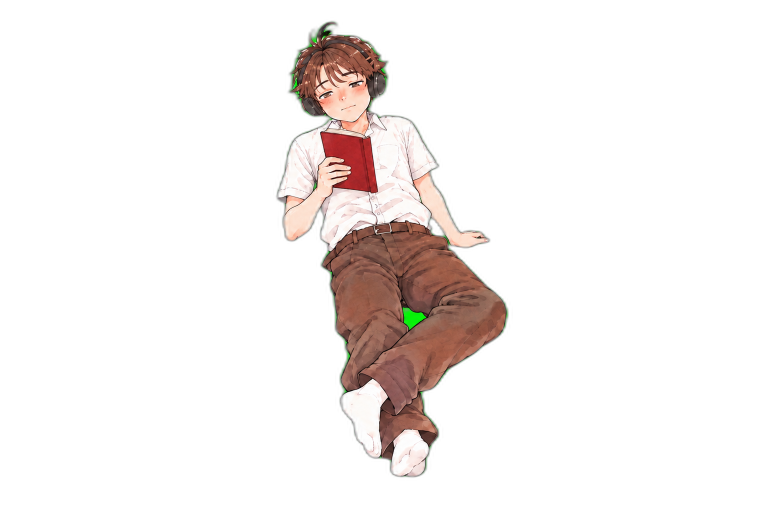
#> input picture assets/book_reading/transition-1-cutout.png, 1533 x 1026 px (shown at 1/2 size)
$ python build_frame.py
#> lines starting #> are read from the running program, lines starting #| are printed output that depends on the picture; after the words box and inside, x2 and y2 are one past the last pixel; in counts of white or black regions, pixels touching at a corner belong together
from pathlib import Path

import numpy as np
from PIL import Image


HERE = Path(__file__).resolve().parent
CANVAS_SIZE = (1080, 723)

def remove_green_spill(image):
    pixels = np.array(image.convert("RGBA"))
#> pixels is the input picture: shape (1026, 1533, 4); mean R, G, B, A 22.6, 18.2, 16.4, 33
    red = pixels[:, :, 0].astype(np.int16)
    green = pixels[:, :, 1].astype(np.int16)
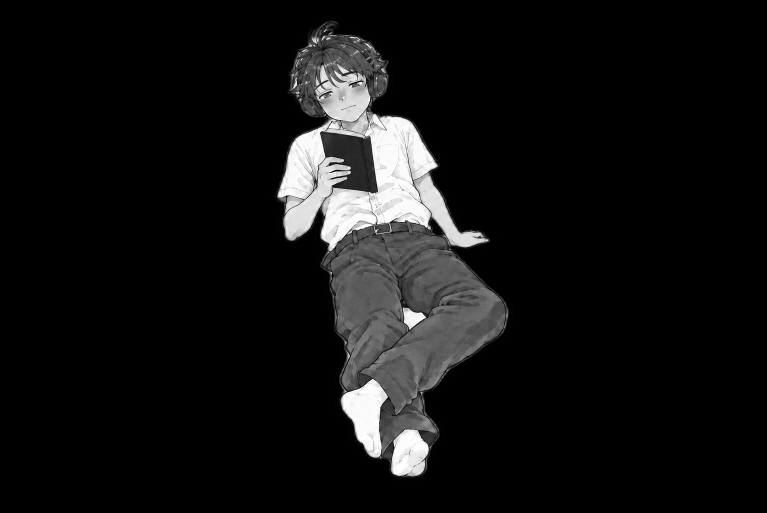
#> green: shape (1026, 1533) int16 (shown at 1/2 size); min 0, max 255, mean 18.2
    blue = pixels[:, :, 2].astype(np.int16)
    excess = green - np.maximum(red, blue)
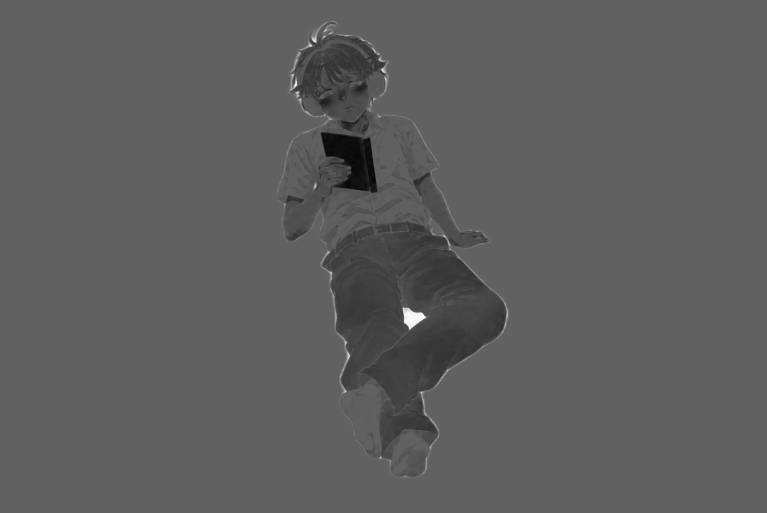
#> excess: shape (1026, 1533) int16 (shown at 1/2 size); min -154, max 250, mean -4.5; drawn with min black and max white
    chroma_alpha = np.clip((55 - excess) * (255 / 45), 0, 255).astype(np.uint8)
    pixels[:, :, 3] = np.minimum(pixels[:, :, 3], chroma_alpha)
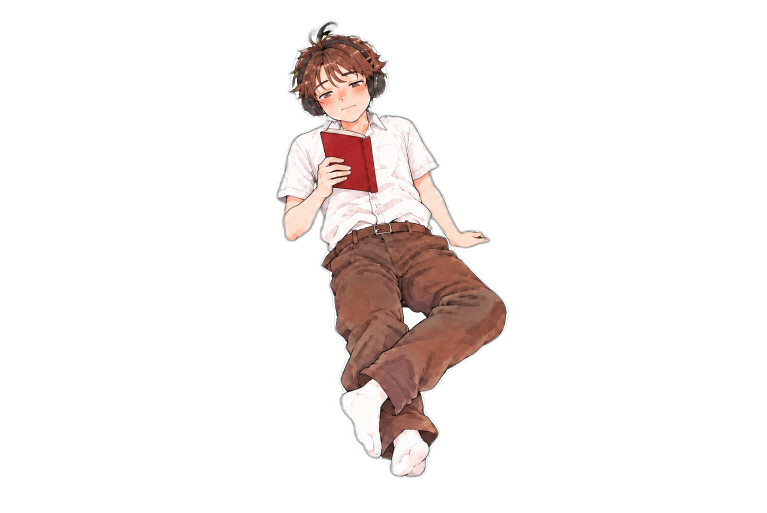
#> pixels: shape (1026, 1533, 4) (shown at 1/2 size); 0.39% of pixels changed, all inside (x1, y1, x2, y2) = (555, 43, 1017, 954); transparent parts drawn white
    edge = pixels[:, :, 3] < 250
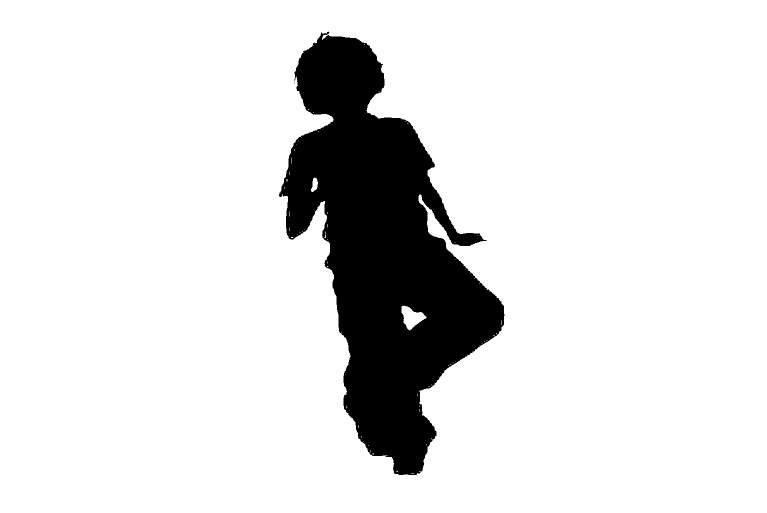
#> edge: shape (1026, 1533) bool (shown at 1/2 size); 87.9% white; 2 black regions (1 under 20 px), largest, box (x1, y1, x2, y2) and area: (558, 63, 1009, 950) 190105
    pixels[:, :, 1][edge] = np.minimum(
        pixels[:, :, 1][edge],
        np.maximum(pixels[:, :, 0][edge], pixels[:, :, 2][edge]) + 6,
    )
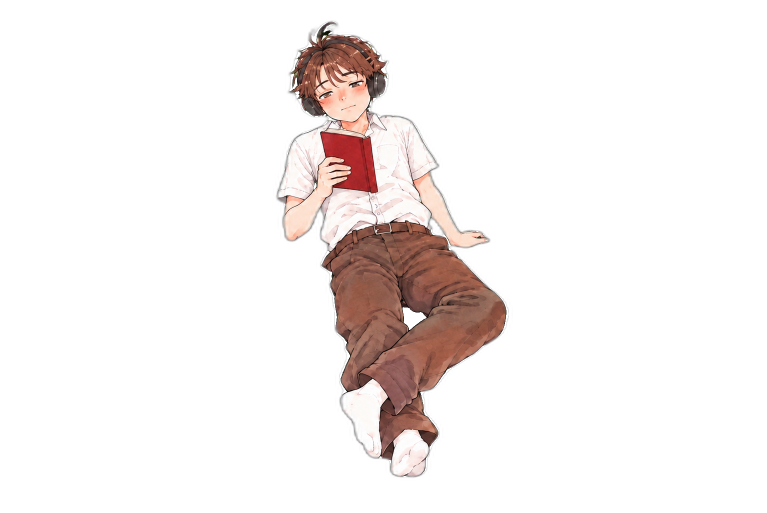
#> pixels: shape (1026, 1533, 4) (shown at 1/2 size); 0.85% of pixels changed, all inside (x1, y1, x2, y2) = (551, 40, 1018, 956); transparent parts drawn white
    return Image.fromarray(pixels, "RGBA")


for source_name, output_name in (
    ("transition-1-cutout.png", "transition-1-fitted.png"),
    ("transition-2-cutout.png", "transition-2-fitted.png"),
    ("reading-boy-cutout.png", "reading-boy-fitted.png"),
    ("reading-boy-slot-green.png", "reading-boy-slot-fitted.png"),
):
    source = remove_green_spill(Image.open(HERE / source_name))
    source = source.crop(source.getchannel("A").getbbox())
    target_height = 430
    target_width = round(source.width * target_height / source.height)
#> target_width = 226
    source = source.resize((target_width, target_height), Image.Resampling.LANCZOS)
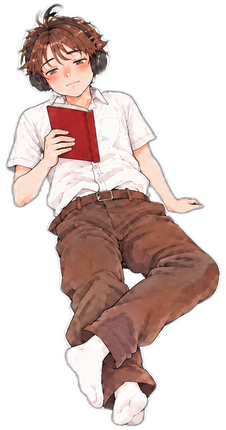
#> source: PIL image 226x430 RGBA; mean R, G, B, A 78.8, 61.7, 57.1, 113.2; transparent parts drawn white

    canvas = Image.new("RGBA", CANVAS_SIZE, (0, 0, 0, 0))
#> canvas: PIL image 1080x723 RGBA; every value is 0
    canvas.alpha_composite(source, (round(490 - target_width / 2), 116))
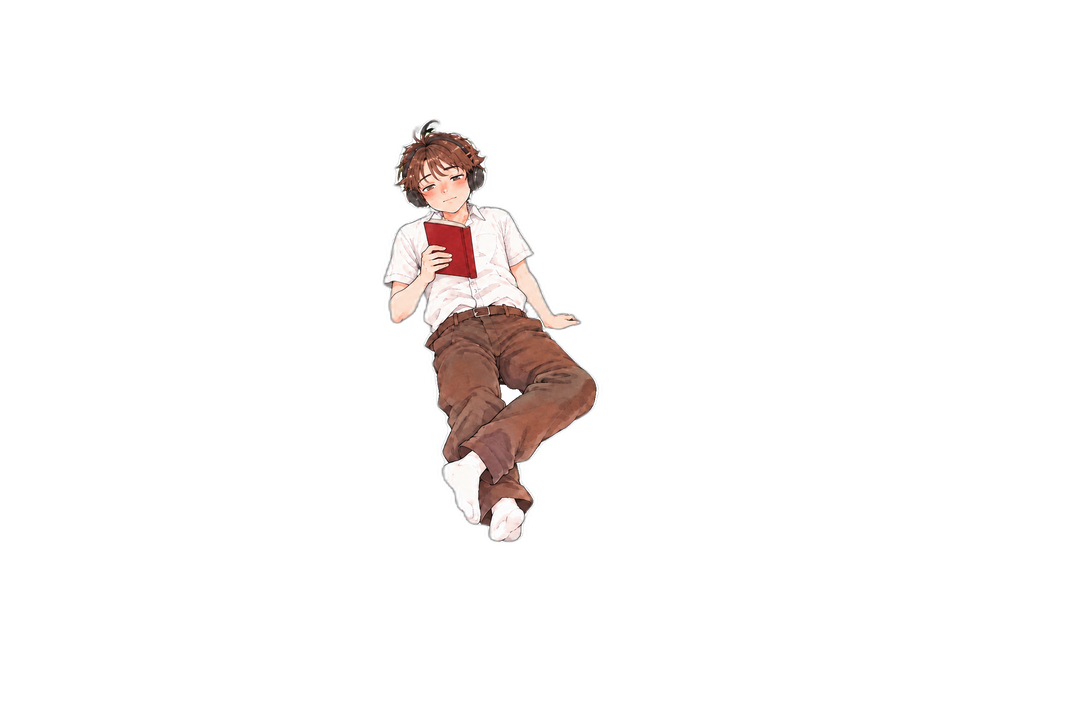
#> canvas: PIL image 1080x723 RGBA; mean R, G, B, A 9.8, 7.7, 7.1, 14.1; transparent parts drawn white
    canvas.save(HERE / output_name, optimize=True)
#> pass 2 of the loop `for source_name, output_name in (`:
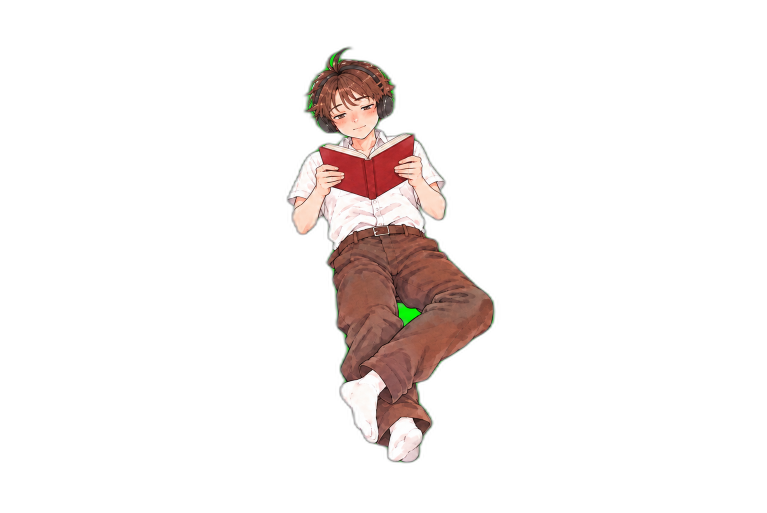
#> input picture assets/book_reading/transition-2-cutout.png, 1533 x 1026 px (shown at 1/2 size)
#> in remove_green_spill, pixels is the input picture: shape (1026, 1533, 4); mean R, G, B, A 17.8, 13.5, 12.1, 26.9
#> in remove_green_spill (call 2), `edge = pixels[:, :, 3] < 250`:
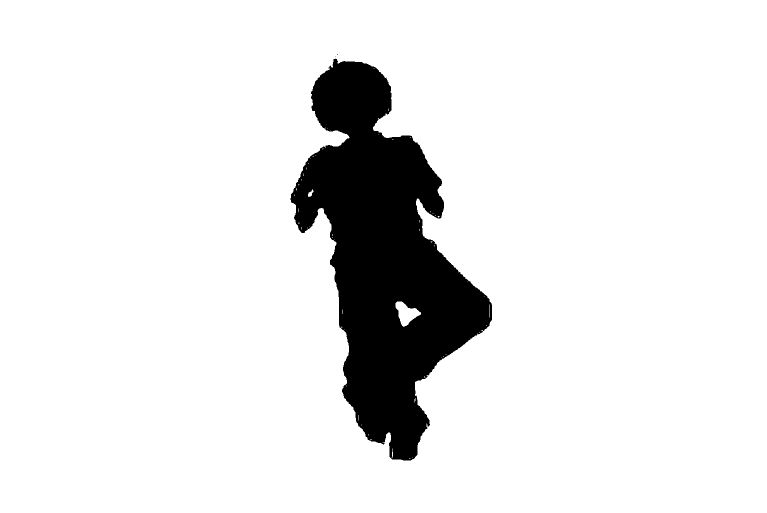
#> edge: shape (1026, 1533) bool (shown at 1/2 size); 90.2% white; 3 black regions (2 under 20 px), largest, box (x1, y1, x2, y2) and area: (581, 117, 984, 921) 154277
#> `canvas.alpha_composite(source, (round(490 - target_width / 2), 116))`:
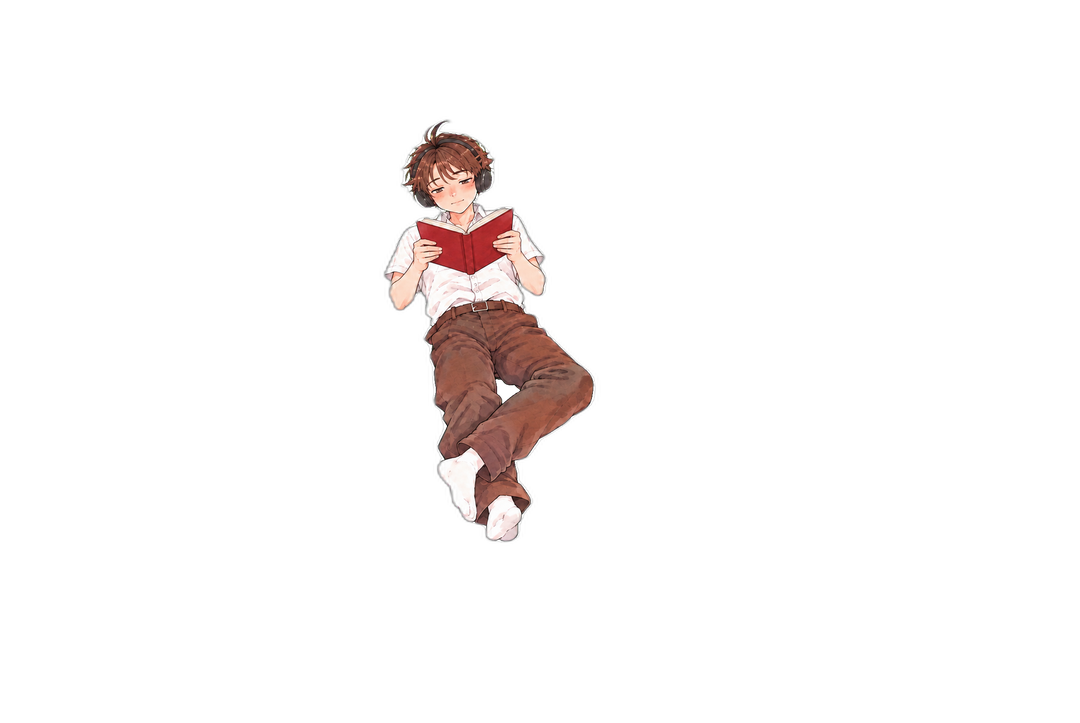
#> canvas: PIL image 1080x723 RGBA; mean R, G, B, A 9.2, 6.8, 6.3, 13.7; transparent parts drawn white
#> pass 3 of the loop `for source_name, output_name in (`:
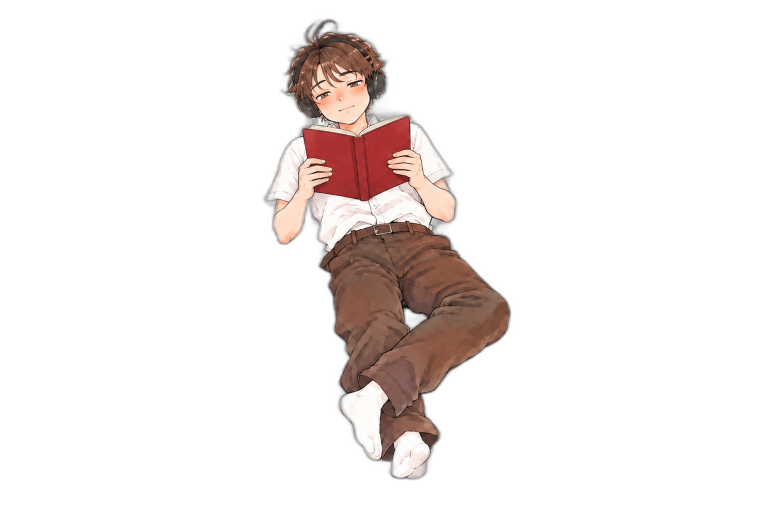
#> input picture assets/book_reading/reading-boy-cutout.png, 1533 x 1026 px (shown at 1/2 size)
#> in remove_green_spill, pixels is the input picture: shape (1026, 1533, 4); mean R, G, B, A 22.5, 17.2, 15.7, 34.6
#> chroma_alpha: shape (1026, 1533); every value is 255
#> in remove_green_spill (call 3), `edge = pixels[:, :, 3] < 250`:
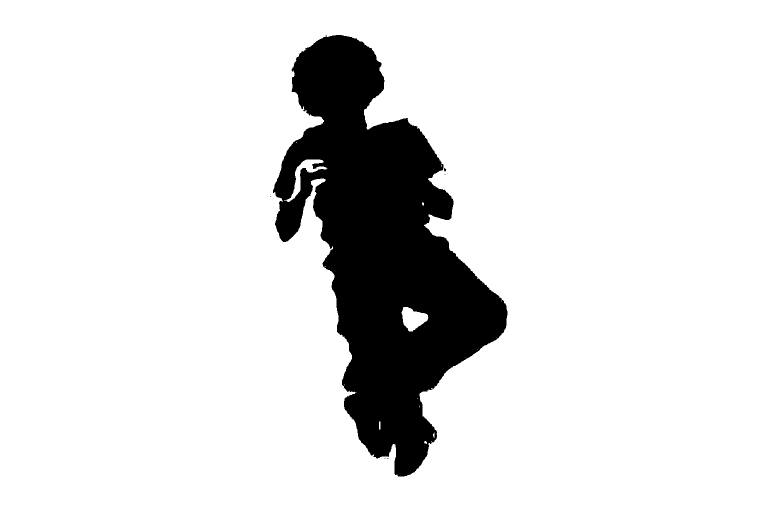
#> edge: shape (1026, 1533) bool (shown at 1/2 size); 87.7% white; 9 black regions (7 under 20 px), largest, box (x1, y1, x2, y2) and area: (546, 70, 1015, 953) 193293, (888, 336, 892, 343) 21
#> `canvas.alpha_composite(source, (round(490 - target_width / 2), 116))`:
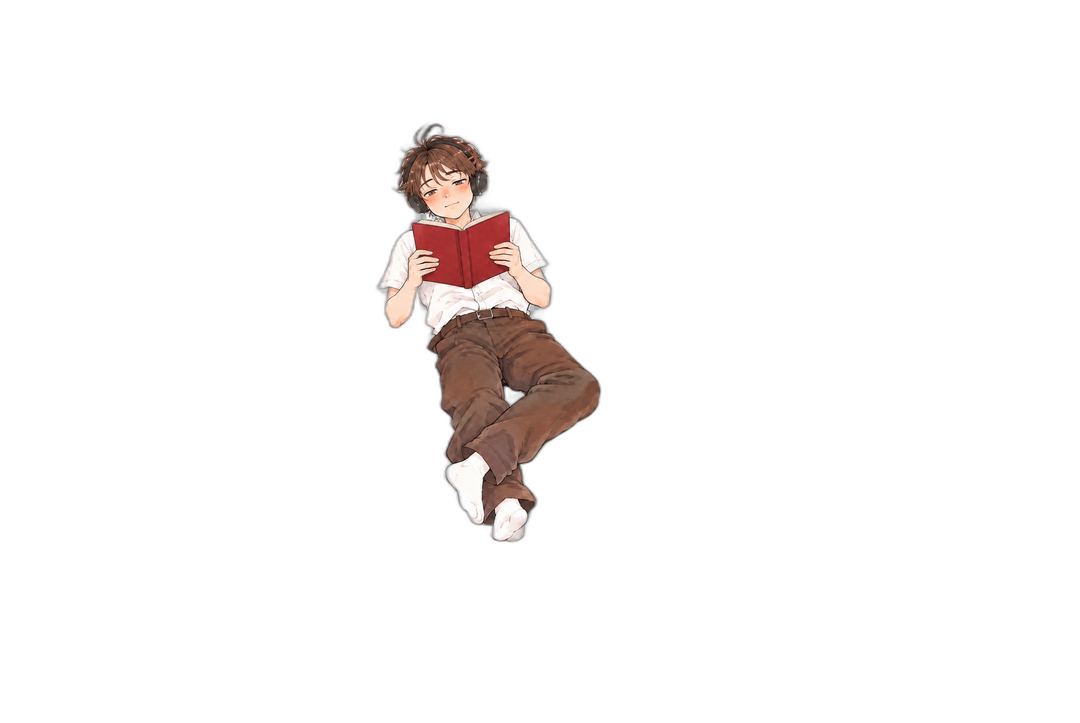
#> canvas: PIL image 1080x723 RGBA; mean R, G, B, A 9.3, 7.1, 6.5, 14.4; transparent parts drawn white
#> (the run stopped early here; a loop or call above may not have finished)
